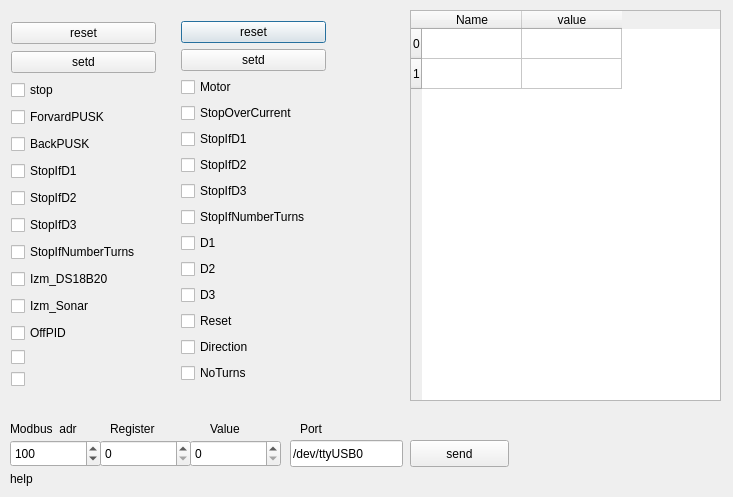
<?xml version="1.0" encoding="UTF-8"?>
<ui version="4.0">
 <class>Dialog</class>
 <widget class="QDialog" name="Dialog">
  <property name="geometry">
   <rect>
    <x>0</x>
    <y>0</y>
    <width>733</width>
    <height>497</height>
   </rect>
  </property>
  <property name="windowTitle">
   <string>Dialog</string>
  </property>
  <widget class="QTableWidget" name="tableWidget">
   <property name="geometry">
    <rect>
     <x>410</x>
     <y>10</y>
     <width>311</width>
     <height>391</height>
    </rect>
   </property>
   <row>
    <property name="text">
     <string>0</string>
    </property>
   </row>
   <row>
    <property name="text">
     <string>1</string>
    </property>
   </row>
   <column>
    <property name="text">
     <string>Name</string>
    </property>
   </column>
   <column>
    <property name="text">
     <string>value</string>
    </property>
   </column>
  </widget>
  <widget class="QWidget" name="verticalLayoutWidget_2">
   <property name="geometry">
    <rect>
     <x>170</x>
     <y>10</y>
     <width>167</width>
     <height>398</height>
    </rect>
   </property>
   <layout class="QVBoxLayout" name="verticalLayout_2">
    <item>
     <widget class="QPushButton" name="pushButton_fr">
      <property name="text">
       <string>reset</string>
      </property>
     </widget>
    </item>
    <item>
     <widget class="QPushButton" name="pushButton_rs">
      <property name="text">
       <string>setd</string>
      </property>
     </widget>
    </item>
    <item>
     <widget class="QCheckBox" name="checkBox_f0">
      <property name="text">
       <string>Motor</string>
      </property>
     </widget>
    </item>
    <item>
     <widget class="QCheckBox" name="checkBox_f1">
      <property name="text">
       <string>StopOverCurrent</string>
      </property>
     </widget>
    </item>
    <item>
     <widget class="QCheckBox" name="checkBox_f2">
      <property name="text">
       <string>StopIfD1</string>
      </property>
     </widget>
    </item>
    <item>
     <widget class="QCheckBox" name="checkBox_f3">
      <property name="text">
       <string>StopIfD2</string>
      </property>
     </widget>
    </item>
    <item>
     <widget class="QCheckBox" name="checkBox_f4">
      <property name="text">
       <string>StopIfD3</string>
      </property>
     </widget>
    </item>
    <item>
     <widget class="QCheckBox" name="checkBox_f5">
      <property name="text">
       <string>StopIfNumberTurns</string>
      </property>
     </widget>
    </item>
    <item>
     <widget class="QCheckBox" name="checkBox_f6">
      <property name="text">
       <string>D1</string>
      </property>
     </widget>
    </item>
    <item>
     <widget class="QCheckBox" name="checkBox_f7">
      <property name="text">
       <string>D2</string>
      </property>
     </widget>
    </item>
    <item>
     <widget class="QCheckBox" name="checkBox_f8">
      <property name="text">
       <string>D3</string>
      </property>
     </widget>
    </item>
    <item>
     <widget class="QCheckBox" name="checkBox_f9">
      <property name="text">
       <string>Reset</string>
      </property>
     </widget>
    </item>
    <item>
     <widget class="QCheckBox" name="checkBox_f10">
      <property name="text">
       <string>Direction</string>
      </property>
     </widget>
    </item>
    <item>
     <widget class="QCheckBox" name="checkBox_f11">
      <property name="text">
       <string>NoTurns</string>
      </property>
     </widget>
    </item>
   </layout>
  </widget>
  <widget class="QWidget" name="verticalLayoutWidget">
   <property name="geometry">
    <rect>
     <x>0</x>
     <y>10</y>
     <width>167</width>
     <height>396</height>
    </rect>
   </property>
   <layout class="QVBoxLayout" name="verticalLayout">
    <item>
     <widget class="QPushButton" name="pushButton_kr">
      <property name="text">
       <string>reset</string>
      </property>
     </widget>
    </item>
    <item>
     <widget class="QPushButton" name="pushButton_ks">
      <property name="text">
       <string>setd</string>
      </property>
     </widget>
    </item>
    <item>
     <widget class="QCheckBox" name="checkBox_k0">
      <property name="text">
       <string>stop</string>
      </property>
     </widget>
    </item>
    <item>
     <widget class="QCheckBox" name="checkBox_k1">
      <property name="text">
       <string>ForvardPUSK</string>
      </property>
     </widget>
    </item>
    <item>
     <widget class="QCheckBox" name="checkBox_k2">
      <property name="text">
       <string>BackPUSK</string>
      </property>
     </widget>
    </item>
    <item>
     <widget class="QCheckBox" name="checkBox_k3">
      <property name="text">
       <string>StopIfD1</string>
      </property>
     </widget>
    </item>
    <item>
     <widget class="QCheckBox" name="checkBox_k4">
      <property name="text">
       <string>StopIfD2</string>
      </property>
     </widget>
    </item>
    <item>
     <widget class="QCheckBox" name="checkBox_k5">
      <property name="text">
       <string>StopIfD3</string>
      </property>
     </widget>
    </item>
    <item>
     <widget class="QCheckBox" name="checkBox_k6">
      <property name="text">
       <string>StopIfNumberTurns</string>
      </property>
     </widget>
    </item>
    <item>
     <widget class="QCheckBox" name="checkBox_k7">
      <property name="text">
       <string>Izm_DS18B20</string>
      </property>
     </widget>
    </item>
    <item>
     <widget class="QCheckBox" name="checkBox_k8">
      <property name="text">
       <string>Izm_Sonar</string>
      </property>
     </widget>
    </item>
    <item>
     <widget class="QCheckBox" name="checkBox_k9">
      <property name="text">
       <string>OffPID</string>
      </property>
     </widget>
    </item>
    <item>
     <widget class="QCheckBox" name="checkBox_k10">
      <property name="text">
       <string/>
      </property>
     </widget>
    </item>
    <item>
     <widget class="QCheckBox" name="checkBox_k11">
      <property name="text">
       <string/>
      </property>
     </widget>
    </item>
   </layout>
  </widget>
  <widget class="QCheckBox" name="checkBox_k12">
   <property name="geometry">
    <rect>
     <x>-30</x>
     <y>360</y>
     <width>165</width>
     <height>19</height>
    </rect>
   </property>
   <property name="text">
    <string/>
   </property>
  </widget>
  <widget class="QSpinBox" name="spinBox_adr">
   <property name="geometry">
    <rect>
     <x>10</x>
     <y>440</y>
     <width>91</width>
     <height>27</height>
    </rect>
   </property>
   <property name="maximum">
    <number>65535</number>
   </property>
   <property name="value">
    <number>100</number>
   </property>
  </widget>
  <widget class="QLabel" name="label">
   <property name="geometry">
    <rect>
     <x>10</x>
     <y>420</y>
     <width>91</width>
     <height>17</height>
    </rect>
   </property>
   <property name="text">
    <string>Modbus  adr</string>
   </property>
  </widget>
  <widget class="QLabel" name="label_2">
   <property name="geometry">
    <rect>
     <x>110</x>
     <y>420</y>
     <width>67</width>
     <height>17</height>
    </rect>
   </property>
   <property name="text">
    <string>Register</string>
   </property>
  </widget>
  <widget class="QSpinBox" name="spinBox_Reg">
   <property name="geometry">
    <rect>
     <x>100</x>
     <y>440</y>
     <width>91</width>
     <height>27</height>
    </rect>
   </property>
   <property name="maximum">
    <number>65535</number>
   </property>
  </widget>
  <widget class="QLabel" name="label_3">
   <property name="geometry">
    <rect>
     <x>210</x>
     <y>420</y>
     <width>67</width>
     <height>17</height>
    </rect>
   </property>
   <property name="text">
    <string>Value</string>
   </property>
  </widget>
  <widget class="QSpinBox" name="spinBox_Val">
   <property name="geometry">
    <rect>
     <x>190</x>
     <y>440</y>
     <width>91</width>
     <height>27</height>
    </rect>
   </property>
   <property name="maximum">
    <number>65535</number>
   </property>
  </widget>
  <widget class="QPushButton" name="pushButton">
   <property name="geometry">
    <rect>
     <x>410</x>
     <y>440</y>
     <width>99</width>
     <height>27</height>
    </rect>
   </property>
   <property name="text">
    <string>send</string>
   </property>
  </widget>
  <widget class="QLineEdit" name="lineEdit">
   <property name="geometry">
    <rect>
     <x>290</x>
     <y>440</y>
     <width>113</width>
     <height>27</height>
    </rect>
   </property>
   <property name="text">
    <string>/dev/ttyUSB0</string>
   </property>
  </widget>
  <widget class="QLabel" name="label_4">
   <property name="geometry">
    <rect>
     <x>300</x>
     <y>420</y>
     <width>67</width>
     <height>17</height>
    </rect>
   </property>
   <property name="text">
    <string>Port</string>
   </property>
  </widget>
  <widget class="QLabel" name="label_help">
   <property name="geometry">
    <rect>
     <x>10</x>
     <y>470</y>
     <width>711</width>
     <height>17</height>
    </rect>
   </property>
   <property name="text">
    <string>help</string>
   </property>
  </widget>
  <zorder>tableWidget</zorder>
  <zorder>verticalLayoutWidget_2</zorder>
  <zorder>verticalLayoutWidget</zorder>
  <zorder>checkBox_k12</zorder>
  <zorder>checkBox_k4</zorder>
  <zorder>spinBox_adr</zorder>
  <zorder>label</zorder>
  <zorder>label_2</zorder>
  <zorder>spinBox_Reg</zorder>
  <zorder>label_3</zorder>
  <zorder>spinBox_Val</zorder>
  <zorder>pushButton</zorder>
  <zorder>lineEdit</zorder>
  <zorder>label_4</zorder>
  <zorder>label_help</zorder>
 </widget>
 <layoutdefault spacing="6" margin="11"/>
 <resources/>
 <connections/>
</ui>
